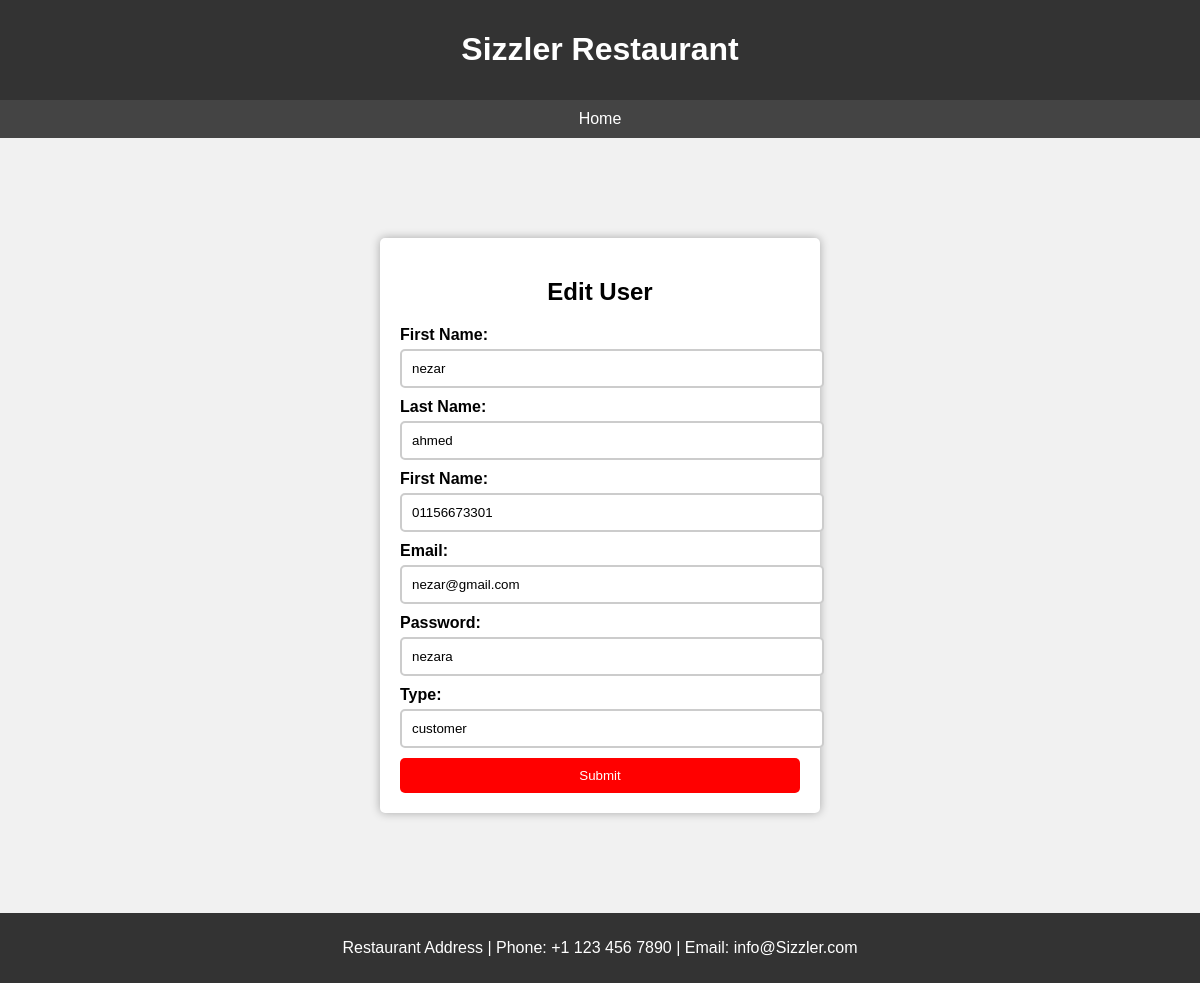
Screenshot of /edit_user.php?email=nezar@gmail.com with the database file from the repository.
### tables this page shows
CREATE TABLE `user` (
  `first_name` varchar(50) NOT NULL,
  `last_name` varchar(50) NOT NULL,
  `contact` varchar(50) NOT NULL,
  `email` text NOT NULL,
  `password` varchar(50) NOT NULL,
  `type` varchar(11) NOT NULL
);

### edit_user.php (the view, shortened to what this page needs)
<!DOCTYPE html>
<html lang="en">
<head>
</head>
<body>
<header>
    <h1>Sizzler Restaurant</h1>
  </header>
  <nav>
    <a href="admin.php">Home</a>
  </nav>
  <?php
$email="";
if (isset($_GET['email'])) {
    $email = $_GET['email'];
}
$conn = mysqli_connect("localhost", "root", "", "software_project");
$sql = "SELECT * FROM user WHERE email= '$email'";
$result = mysqli_query($conn, $sql);
while ($row = mysqli_fetch_assoc($result)) {
    echo  '<div class="signup-container">';
    echo  '<h2>Edit User</h2>';
    echo  '<form action="edit2_user.php?email=' . $email . '" method="post">';
    echo  '<label for="firstname">First Name:</label>';
    echo  '<input type="text" id="firstname" name="firstname" value="'.$row['first_name'].'" required>';
    echo  '<label for="lastname">Last Name:</label>';
    echo  '<input type="text" id="lastname" name="lastname" value="'.$row['last_name'].'" required>';
    echo  '<label for="contact">First Name:</label>';
    echo  '<input type="text" id="contact" name="contact" value="'.$row['contact'].'" pattern="0\d{10}"
    title="Contact Must Start with Zero and Must be 11 Digits" required>';
    echo  '<label for="email">Email:</label>';
    echo  '<input type="text" id="email" name="email" value="'.$row['email'].'" <required>';
    echo  '<label for="password">Password:</label>';
    echo  '<input type="text" id="password" name="password" value="'.$row['password'].'" pattern="(?=.\d)(?=.[a-z])(?=.*[A-Z]).{8,}"
    title="Must contain at least one number and one uppercase and lowercase letter, and at least 8 or more characters" required>';
    echo  '<label for="type">Type:</label>';
    echo  '<input type="text" id="type" name="type" value="'.$row['type'].'" required>';
    echo  '<input type="submit" value="Submit">';
    echo '</form>';
    echo '</div>';
}
?>
  <div class="contact-bar">
    <p>Restaurant Address | Phone: +1 123 456 7890 | Email: info@Sizzler.com</p>
  </div>
</body>
</html>

### edit_user.php (style rules this page uses)
body { font-family: Arial, sans-serif; margin: 0; padding: 0; background-color: #f1f1f1; }
header { background-color: #333; color: #fff; padding: 10px; text-align: center; }
.contact-bar { background-color: #333; color: #fff; padding: 10px; text-align: center; }
nav { background-color: #444; padding: 10px; text-align: center; }
nav a { color: #fff; text-decoration: none; padding: 10px; }
.signup-container { max-width: 400px; margin: 100px auto; background-color: #fff; padding: 20px; border-radius: 5px; box-shadow: 0 0 10px rgba(0, 0, 0, 0.3); }
h2 { text-align: center; margin-bottom: 20px; }
label { display: block; font-weight: bold; margin-bottom: 5px; }
input[type="text"] { width: 100%; padding: 10px; margin-bottom: 10px; border: 2px solid #ccc; border-radius: 5px; }
input[type="submit"] { width: 100%; padding: 10px; background-color: #ff0000; color: #fff; border: none; border-radius: 5px; cursor: pointer; }

### rows the page displays
user: firstname "nezar", lastname "ahmed", contact "01156673301", email "nezar@gmail.com", password "nezara", type "customer"
